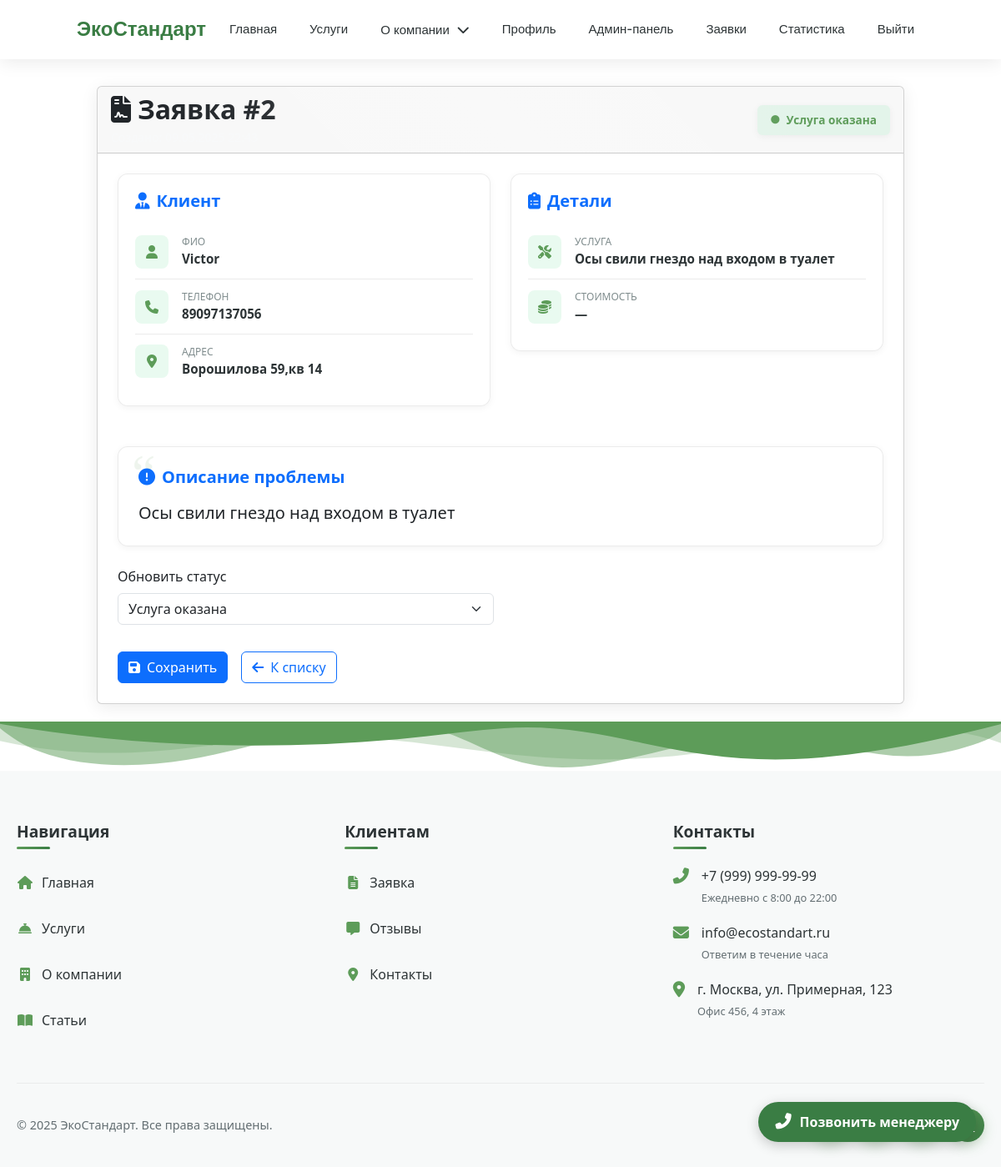
Before: /accounts/requests/2/ (signed in) with the older database file.
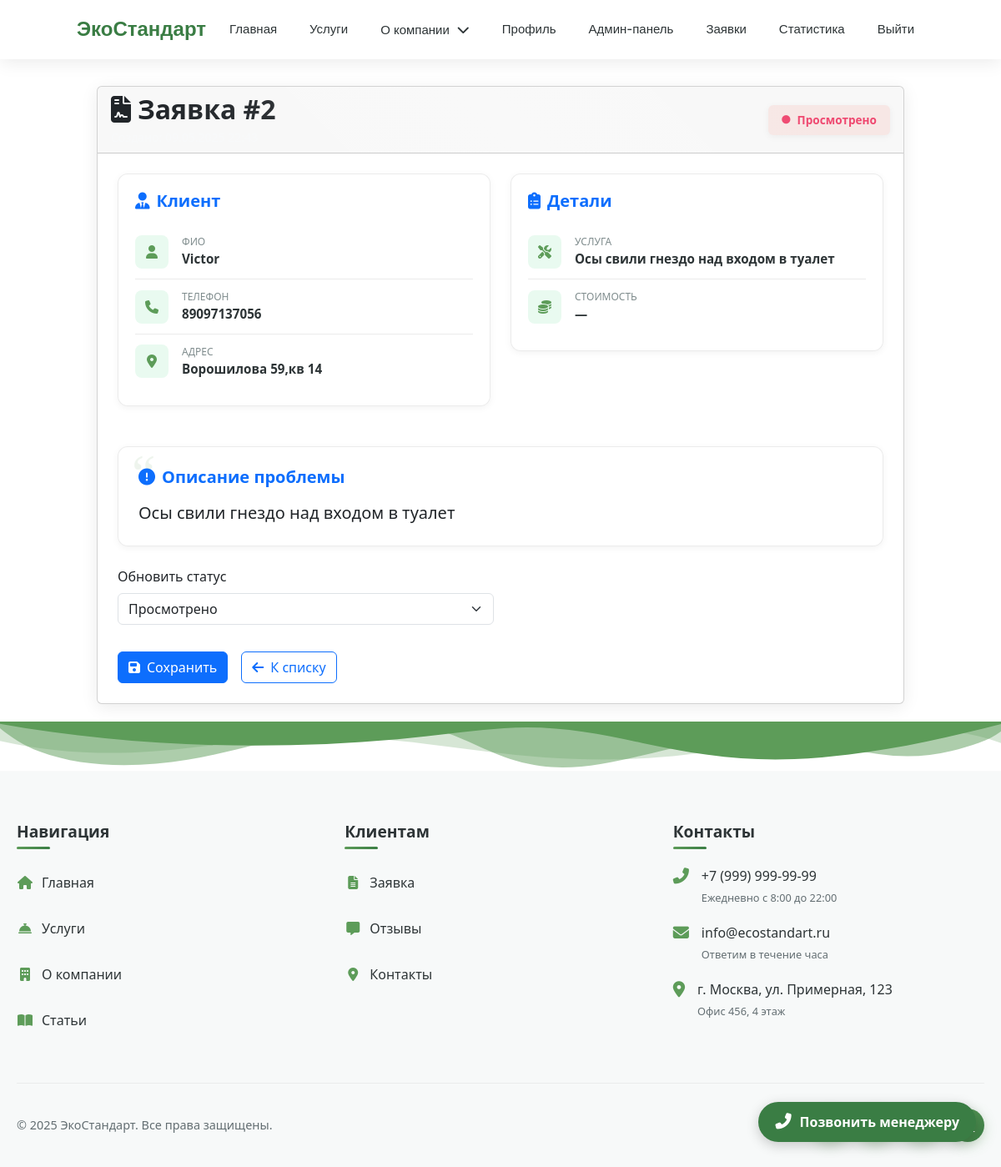
After: the same page with the newer database file.
### accounts/models.py (models this page shows, shortened)
class ServiceRequest(models.Model):
    user = models.ForeignKey(User, on_delete=models.CASCADE, related_name='requests')
    service = models.ForeignKey('Service', on_delete=models.SET_NULL, null=True, blank=True)
    custom_service = models.CharField(max_length=200, blank=True, null=True)
    problem_description = models.TextField()
    full_name = models.CharField(max_length=100)
    phone = models.CharField(max_length=20)
    address = models.TextField()
    status = models.CharField(max_length=20, choices=RequestStatus.choices, default=RequestStatus.NEW)
    price = models.DecimalField(max_digits=10, decimal_places=2, null=True, blank=True)
    created_at = models.DateTimeField(auto_now_add=True)
    updated_at = models.DateTimeField(auto_now=True)

### accounts/views.py (the view)
# urls.py: path('requests/<int:pk>/', views.request_detail, name='request_detail'),
@login_required
@user_passes_test(is_admin_or_manager)
def request_detail(request, pk):
    service_request = get_object_or_404(ServiceRequest, pk=pk)
    status_choices = RequestStatus.choices
    if request.method == 'POST':
        new_status = request.POST.get('status')
        if new_status:
            service_request.status = new_status
            service_request.save()
            return redirect('request_detail', pk=pk)
    return render(request, 'accounts/request_detail.html', {'request': service_request, 'status_choices': status_choices})

### accounts/views.py (called while the page is built)
def is_admin_or_manager(user):
    return user.is_staff or user.groups.filter(name='Менеджер').exists()

### templates/accounts/request_detail.html (shortened to what the changed rows need)
{% load static %}
<!DOCTYPE html>
<html lang="ru">
<head>
    <link href="https://cdn.jsdelivr.net/npm/bootstrap@5.3.2/dist/css/bootstrap.min.css" rel="stylesheet">
    <link rel="stylesheet" href="https://cdnjs.cloudflare.com/ajax/libs/font-awesome/6.4.2/css/all.min.css">
</head>
<body>
{% include 'includes/navbar.html' %}
<div class="main-container">
    <div class="card">
        <div class="card-header">
            <div>
                <h2 class="mb-0 fw-bold"><i class="fas fa-file-contract me-2"></i>Заявка #{{ request.id }}</h2>
                <div class="text-light small mt-1">Создано: {{ request.created_at|date:"d.m.Y H:i" }}</div>
            </div>
            <span class="status-badge
                {% if request.status == 'new' %}status-new
                {% elif request.status == 'in_progress' %}status-in-progress
                {% elif request.status == 'completed' %}status-completed
                {% else %}status-cancelled{% endif %}">
                {{ request.get_status_display }}
            </span>
        </div>
        <div class="card-body p-4">
            <div class="row g-4">
                <div class="col-lg-6">
                    <div class="info-section">
                        <div class="detail-item">
                            <div>
                                <div class="detail-label">ФИО</div>
                                <div class="detail-value">{{ request.full_name }}</div>
                            </div>
                        </div>
                        <div class="detail-item">
                            <div>
                                <div class="detail-label">Телефон</div>
                                <div class="detail-value">{{ request.phone }}</div>
                            </div>
                        </div>
                        <div class="detail-item">
                            <div>
                                <div class="detail-label">Адрес</div>
                                <div class="detail-value">{{ request.address }}</div>
                            </div>
                        </div>
                    </div>
                </div>
                <div class="col-lg-6">
                    <div class="info-section">
                        <div class="detail-item">
                            <div>
                                <div class="detail-label">Услуга</div>
                                <div class="detail-value">{{ request.service.name|default:request.custom_service }}</div>
                            </div>
                        </div>
                    </div>
                </div>
            </div>
            <div class="problem-description">
                <h5 class="mb-3 fw-semibold text-primary"><i class="fas fa-exclamation-circle me-2"></i>Описание проблемы</h5>
                <div class="lead">{{ request.problem_description }}</div>
            </div>
            <form method="post" class="mt-4">
                <div class="row g-3">
                    <div class="col-md-6">
                        <label for="status" class="form-label fw-medium">Обновить статус</label>
                        <select name="status" id="status" class="form-select">
                            {% for value, display in status_choices %}
                            <option value="{{ value }}" {% if request.status == value %}selected{% endif %}>{{ display }}</option>
                            {% endfor %}
                        </select>
                    </div>
                </div>
            </form>
        </div>
    </div>
</div>
</body>
</html>

Changed rows visible on the page:
changed ServiceRequest "Осы свили гнездо над входом в туалет": status "Услуга оказана" → "Просмотрено"
